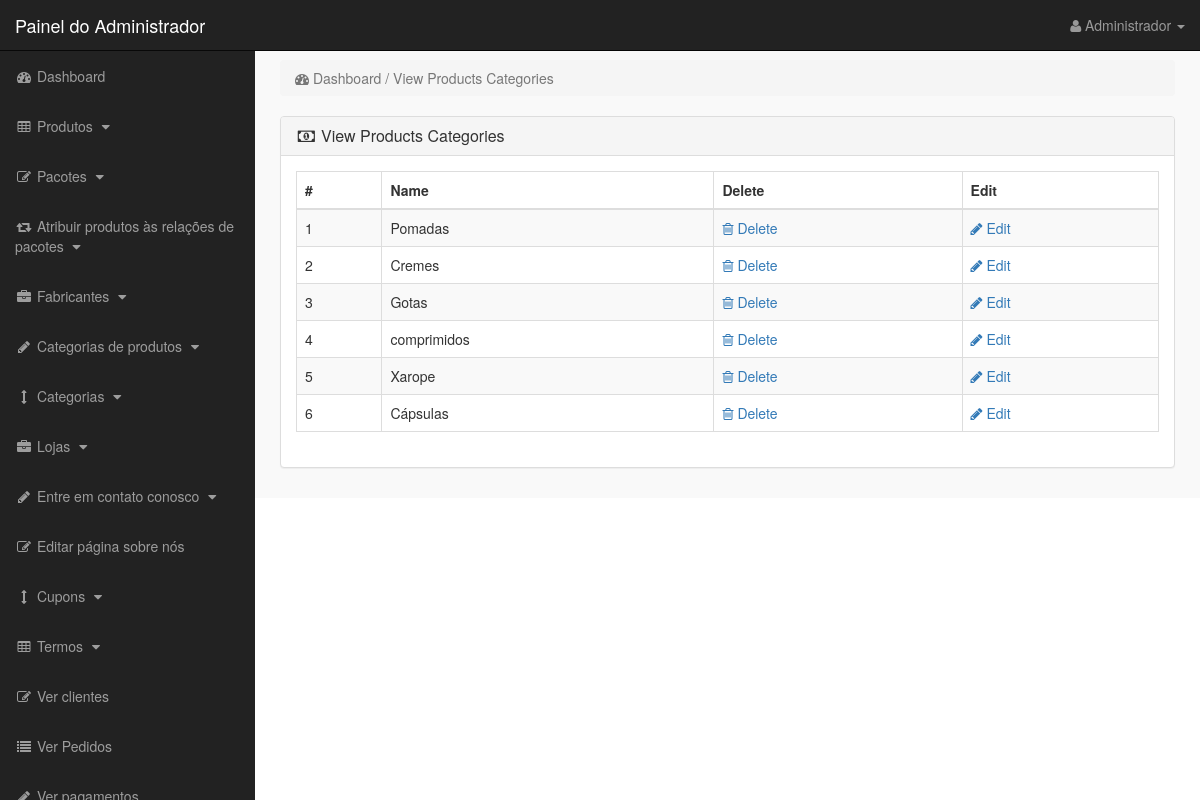
Screenshot of /admin_area/index.php?view_p_cats (signed in) with the database file from the repository.
### tables this page shows
CREATE TABLE `product_categories` (
  `p_cat_id` int(10) NOT NULL,
  `p_cat_title` text NOT NULL,
  `p_cat_top` text NOT NULL,
  `p_cat_image` text NOT NULL
);

### admin_area/view_p_cats.php (the view)
<?php
if(!isset($_SESSION['admin_email'])){
echo "<script>window.open('login.php','_self')</script>";
}
else {
?>
<div class="row">
<div class="col-lg-12">
<ol class="breadcrumb">
<li class="active">
<i class="fa fa-dashboard"></i> Dashboard / View Products Categories
</li>
</ol>
</div>
</div>
<div class="row">
<div class="col-lg-12">
<div class="panel panel-default">
<div class="panel-heading">
<h3 class="panel-title">
<i class="fa fa-money fa-fw"> </i> View Products Categories
</h3>
</div>
<div class="panel-body">
<div class="table-responsive">
<table class="table table-bordered table-hover table-striped">
<thead>
<tr>
<th>#</th>
<th>Name</th>
<th>Delete</th>
<th>Edit</th>
</tr>
</thead>
<tbody>
<?php
$i=0;
$get_p_cats = "select * from product_categories";
$run_p_cats = mysqli_query($con,$get_p_cats);
while($row_p_cats = mysqli_fetch_array($run_p_cats)){
$p_cat_id = $row_p_cats['p_cat_id'];
$p_cat_title = $row_p_cats['p_cat_title'];
$i++;
?>
<tr>
<td> <?php echo $i; ?> </td>
<td> <?php echo $p_cat_title; ?> </td>
<td>
<a href="index.php?delete_p_cat=<?php echo $p_cat_id; ?>">
<i class="fa fa-trash-o"></i> Delete
</a>
</td>
<td>
<a href="index.php?edit_p_cat=<?php echo $p_cat_id; ?>">
<i class="fa fa-pencil"></i> Edit
</a>
</td>
</tr>
<?php } ?>
</tbody>
</table>
</div>
</div>
</div>
</div>
</div>
<?php } ?>

### admin_area/includes/sidebar.php (shortened to what this page needs)
<?php
if(!isset($_SESSION['admin_email'])){
echo "<script>window.open('login.php','_self')</script>";
}
else {
?>
<nav class="navbar navbar-inverse navbar-fixed-top" >
<div class="navbar-header" >
<a class="navbar-brand" href="index.php?dashboard" >Painel do Administrador</a>
</div>
<ul class="nav navbar-right top-nav" >
<li class="dropdown" >
<a href="#" class="dropdown-toggle" data-toggle="dropdown" >
<i class="fa fa-user" ></i>
<?php echo $admin_name; ?> <b class="caret" ></b>
</a>
</li>
</ul>
<div class="collapse navbar-collapse navbar-ex1-collapse">
<ul class="nav navbar-nav side-nav">
<li>
<a href="index.php?dashboard">
<i class="fa fa-fw fa-dashboard"></i> Dashboard
</a>
</li>
<li>
<a href="#" data-toggle="collapse" data-target="#products">
<i class="fa fa-fw fa-table"></i> Produtos
<i class="fa fa-fw fa-caret-down"></i>
</a>
</li>
<li>
<a href="#" data-toggle="collapse" data-target="#bundles">
<i class="fa fa-fw fa-edit"></i> Pacotes
<i class="fa fa-fw fa-caret-down"></i>
</a>
</li>
<li>
<a href="#" data-toggle="collapse" data-target="#relations">
<i class="fa fa-fw fa-retweet"></i> Atribuir produtos às relações de pacotes
<i class="fa fa-fw fa-caret-down"></i>
</a>
</li>
<li>
<a href="#" data-toggle="collapse" data-target="#manufacturers">
<i class="fa fa-fw fa-briefcase"></i> Fabricantes
<i class="fa fa-fw fa-caret-down"></i>
</a>
</li>
<li>
<a href="#" data-toggle="collapse" data-target="#p_cat">
<i class="fa fa-fw fa-pencil"></i> Categorias de produtos
<i class="fa fa-fw fa-caret-down"></i>
</a>
</li>
<li>
<a href="#" data-toggle="collapse" data-target="#cat">
<i class="fa fa-fw fa-arrows-v"></i> Categorias
<i class="fa fa-fw fa-caret-down"></i>
</a>
</li>
<li>
<a href="#" data-toggle="collapse" data-target="#store">
<i class="fa fa-fw fa-briefcase"></i> Lojas
<i class="fa fa-fw fa-caret-down"></i>
</a>
</li>
<li>
<a href="#" data-toggle="collapse" data-target="#contact_us">
<i class="fa fa-fw fa-pencil"> </i> Entre em contato conosco
<i class="fa fa-fw fa-caret-down"></i>
</a>
</li>
<li>
<a href="index.php?edit_about_us">
<i class="fa fa-fw fa-edit"></i> Editar página sobre nós
</a>
</li>
<li>
<a href="#" data-toggle="collapse" data-target="#coupons">
<i class="fa fa-fw fa-arrows-v"></i> Cupons
<i class="fa fa-fw fa-caret-down"></i>
</a>
</li>
<li>
<a href="#" data-toggle="collapse" data-target="#terms" >
<i class="fa fa-fw fa-table"></i> Termos
<i class="fa fa-fw fa-caret-down"></i>
</a>
</li>
<li>
<a href="index.php?view_customers">
<i class="fa fa-fw fa-edit"></i> Ver clientes
</a>
</li>
<li>
<a href="index.php?view_orders">
<i class="fa fa-fw fa-list"></i> Ver Pedidos
</a>
</li>
<li>
<a href="index.php?view_payments">
<i class="fa fa-fw fa-pencil"></i> Ver pagamentos
</a>
</li>
</ul>
</div>
</nav>
<?php } ?>

### admin_area/css/style.css (style rules this page uses)
body { margin-top:100px; }
@media (min-width: 768px) { body { margin-top:50px; } }
.top-nav { padding:0 15px; }
.top-nav>li { display:inline-block; float:left; }
.top-nav>li>a { padding-top:15px; padding-bottom:15px; line-height:20px; color:#999; }
@media (min-width: 768px) { .side-nav { position:fixed; top:51px; width:255px; border-radius:0; overflow-y:auto; background-color: #222; bottom:0; overflow-x:hidden; padding-bottom:40px; } }
@media (min-width: 768px) { .side-nav>li>a { width:255px; } }
.panel-body { border-radius:5px; }

### rows the page displays
product_categories: p_cat_title "Pomadas"
product_categories: p_cat_title "Cremes"
product_categories: p_cat_title "Gotas"
product_categories: p_cat_title "comprimidos"
product_categories: p_cat_title "Xarope"
product_categories: p_cat_title "Cápsulas"

### other values shown
$admin_name "Administrador"
